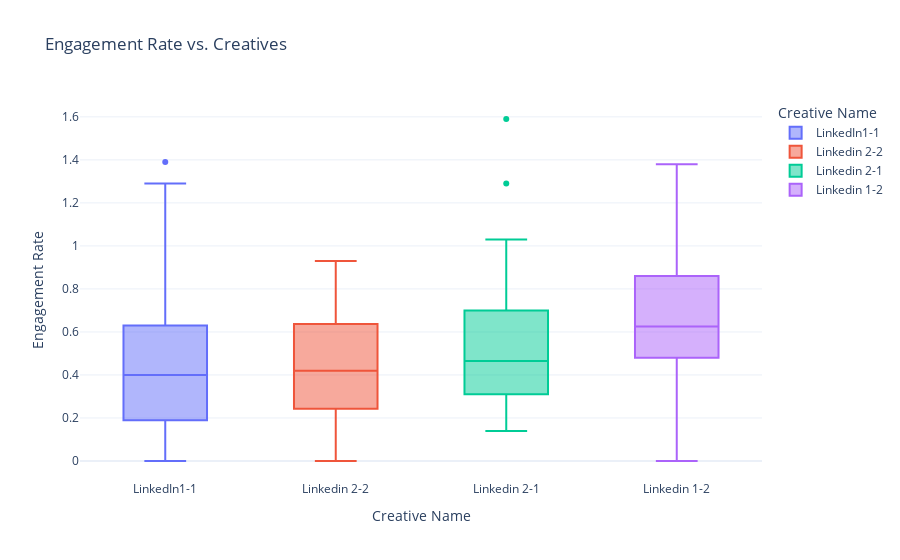

Notebook code for this chart:
### Code cell
fig.show()

### Figure 1 — Plotly figure (JSON) as saved in the notebook; plotly's stock layout.template omitted (floating-point values rounded to 4 significant figures)
{"data": [{"alignmentgroup": "True", "hovertemplate": "Creative Name=%{x}<br>Engagement Rate=%{y}<extra></extra>", "legendgroup": "LinkedIn1-1", "marker": {"color": "#636efa"}, "name": "LinkedIn1-1", "notched": false, "offsetgroup": "LinkedIn1-1", "orientation": "v", "showlegend": true, "type": "box", "x": ["LinkedIn1-1", "LinkedIn1-1", "LinkedIn1-1", "LinkedIn1-1", "LinkedIn1-1", "LinkedIn1-1", "LinkedIn1-1", "LinkedIn1-1", "LinkedIn1-1", "LinkedIn1-1", "LinkedIn1-1", "LinkedIn1-1", "LinkedIn1-1", "LinkedIn1-1", "LinkedIn1-1", "LinkedIn1-1", "LinkedIn1-1", "LinkedIn1-1", "LinkedIn1-1", "LinkedIn1-1", "LinkedIn1-1", "LinkedIn1-1", "LinkedIn1-1", "LinkedIn1-1", "LinkedIn1-1", "LinkedIn1-1", "LinkedIn1-1", "LinkedIn1-1", "LinkedIn1-1", "LinkedIn1-1", "LinkedIn1-1", "LinkedIn1-1", "LinkedIn1-1", "LinkedIn1-1", "LinkedIn1-1", "LinkedIn1-1", "LinkedIn1-1", "LinkedIn1-1", "LinkedIn1-1", "LinkedIn1-1", "LinkedIn1-1", "LinkedIn1-1", "LinkedIn1-1", "LinkedIn1-1", "LinkedIn1-1", "LinkedIn1-1", "LinkedIn1-1", "LinkedIn1-1", "LinkedIn1-1", "LinkedIn1-1"], "x0": " ", "xaxis": "x", "y": ["0.63%", "0.98%", "1.39%", "0.50%", "1.23%", "1.29%", "0.99%", "0.47%", "0.27%", "0.31%", "0.38%", "0.19%", "0.35%", "0.50%", "0.53%", "0.87%", "0.31%", "0.43%", "0.82%", "0%", "0%", "0.14%", "0.96%", "0.47%", "0.29%", "0.81%", "0.11%", "0.51%", "0.37%", "0%", "0.69%", "0.45%", "0%", "0%", "0.24%", "0.42%", "0.76%", "0.23%", "0.54%", "0%", "0.25%", "0.22%", "0.14%", "0%", "0.44%", "0.26%", "0.77%", "0%", "0.56%", "0.18%"], "y0": " ", "yaxis": "y"}, {"alignmentgroup": "True", "hovertemplate": "Creative Name=%{x}<br>Engagement Rate=%{y}<extra></extra>", "legendgroup": "Linkedin 2-2", "marker": {"color": "#EF553B"}, "name": "Linkedin 2-2", "notched": false, "offsetgroup": "Linkedin 2-2", "orientation": "v", "showlegend": true, "type": "box", "x": ["Linkedin 2-2", "Linkedin 2-2", "Linkedin 2-2", "Linkedin 2-2", "Linkedin 2-2", "Linkedin 2-2", "Linkedin 2-2", "Linkedin 2-2", "Linkedin 2-2", "Linkedin 2-2", "Linkedin 2-2", "Linkedin 2-2", "Linkedin 2-2", "Linkedin 2-2", "Linkedin 2-2"], "x0": " ", "xaxis": "x", "y": ["0.42%", "0.22%", "0.60%", "0.14%", "0.31%", "0%", "0.40%", "0.50%", "0.46%", "0.36%", "0%", "0.93%", "0.78%", "0.87%", "0.65%"], "y0": " ", "yaxis": "y"}, {"alignmentgroup": "True", "hovertemplate": "Creative Name=%{x}<br>Engagement Rate=%{y}<extra></extra>", "legendgroup": "Linkedin 2-1", "marker": {"color": "#00cc96"}, "name": "Linkedin 2-1", "notched": false, "offsetgroup": "Linkedin 2-1", "orientation": "v", "showlegend": true, "type": "box", "x": ["Linkedin 2-1", "Linkedin 2-1", "Linkedin 2-1", "Linkedin 2-1", "Linkedin 2-1", "Linkedin 2-1", "Linkedin 2-1", "Linkedin 2-1", "Linkedin 2-1", "Linkedin 2-1", "Linkedin 2-1", "Linkedin 2-1", "Linkedin 2-1", "Linkedin 2-1", "Linkedin 2-1", "Linkedin 2-1", "Linkedin 2-1", "Linkedin 2-1", "Linkedin 2-1", "Linkedin 2-1", "Linkedin 2-1", "Linkedin 2-1", "Linkedin 2-1", "Linkedin 2-1", "Linkedin 2-1", "Linkedin 2-1", "Linkedin 2-1", "Linkedin 2-1", "Linkedin 2-1", "Linkedin 2-1", "Linkedin 2-1", "Linkedin 2-1", "Linkedin 2-1", "Linkedin 2-1", "Linkedin 2-1", "Linkedin 2-1", "Linkedin 2-1", "Linkedin 2-1", "Linkedin 2-1", "Linkedin 2-1", "Linkedin 2-1", "Linkedin 2-1", "Linkedin 2-1", "Linkedin 2-1", "Linkedin 2-1", "Linkedin 2-1", "Linkedin 2-1", "Linkedin 2-1", "Linkedin 2-1", "Linkedin 2-1"], "x0": " ", "xaxis": "x", "y": ["0.73%", "1.03%", "0.30%", "0.76%", "0.99%", "1.29%", "0.48%", "0.75%", "0.16%", "0.60%", "1.59%", "0.28%", "0.55%", "0.41%", "0.65%", "0.25%", "0.25%", "0.23%", "0.89%", "0.37%", "0.39%", "0.70%", "0.22%", "0.53%", "0.75%", "0.21%", "0.53%", "0.31%", "0.37%", "0.67%", "0.27%", "0.69%", "0.21%", "0.60%", "0.44%", "0.72%", "0.47%", "0.61%", "0.40%", "0.76%", "0.37%", "0.86%", "0.37%", "0.33%", "0.25%", "0.46%", "0.60%", "0.39%", "0.14%", "0.36%"], "y0": " ", "yaxis": "y"}, {"alignmentgroup": "True", "hovertemplate": "Creative Name=%{x}<br>Engagement Rate=%{y}<extra></extra>", "legendgroup": "Linkedin 1-2", "marker": {"color": "#ab63fa"}, "name": "Linkedin 1-2", "notched": false, "offsetgroup": "Linkedin 1-2", "orientation": "v", "showlegend": true, "type": "box", "x": ["Linkedin 1-2", "Linkedin 1-2", "Linkedin 1-2", "Linkedin 1-2", "Linkedin 1-2", "Linkedin 1-2", "Linkedin 1-2", "Linkedin 1-2", "Linkedin 1-2", "Linkedin 1-2", "Linkedin 1-2", "Linkedin 1-2", "Linkedin 1-2", "Linkedin 1-2", "Linkedin 1-2", "Linkedin 1-2", "Linkedin 1-2", "Linkedin 1-2", "Linkedin 1-2", "Linkedin 1-2", "Linkedin 1-2", "Linkedin 1-2", "Linkedin 1-2", "Linkedin 1-2", "Linkedin 1-2", "Linkedin 1-2", "Linkedin 1-2", "Linkedin 1-2", "Linkedin 1-2", "Linkedin 1-2", "Linkedin 1-2", "Linkedin 1-2", "Linkedin 1-2", "Linkedin 1-2", "Linkedin 1-2", "Linkedin 1-2", "Linkedin 1-2", "Linkedin 1-2", "Linkedin 1-2", "Linkedin 1-2", "Linkedin 1-2", "Linkedin 1-2", "Linkedin 1-2", "Linkedin 1-2", "Linkedin 1-2", "Linkedin 1-2", "Linkedin 1-2", "Linkedin 1-2", "Linkedin 1-2", "Linkedin 1-2"], "x0": " ", "xaxis": "x", "y": ["1.18%", "0.48%", "0.49%", "0.48%", "0.67%", "0.53%", "0.20%", "0.38%", "0.57%", "0.65%", "0.77%", "0%", "0.79%", "0.45%", "0.28%", "0.54%", "0.34%", "0.57%", "0.67%", "0.94%", "0.63%", "0.59%", "0.74%", "0.60%", "0.44%", "0.96%", "0.59%", "0.40%", "1.01%", "1.05%", "0.62%", "1.38%", "1.19%", "0.55%", "0.63%", "0.11%", "1.21%", "0.84%", "0.67%", "1.08%", "0.80%", "0.76%", "1.07%", "0.44%", "0.29%", "0.87%", "0.60%", "0.33%", "0.86%", "1.09%"], "y0": " ", "yaxis": "y"}], "layout": {"boxmode": "overlay", "legend": {"title": {"text": "Creative Name"}, "tracegroupgap": 0}, "title": {"text": "Engagement Rate vs. Creatives"}, "xaxis": {"anchor": "y", "categoryarray": ["LinkedIn1-1", "Linkedin 2-2", "Linkedin 2-1", "Linkedin 1-2"], "categoryorder": "array", "domain": [0, 1], "title": {"text": "Creative Name"}}, "yaxis": {"anchor": "x", "domain": [0, 1], "title": {"text": "Engagement Rate"}}}}
